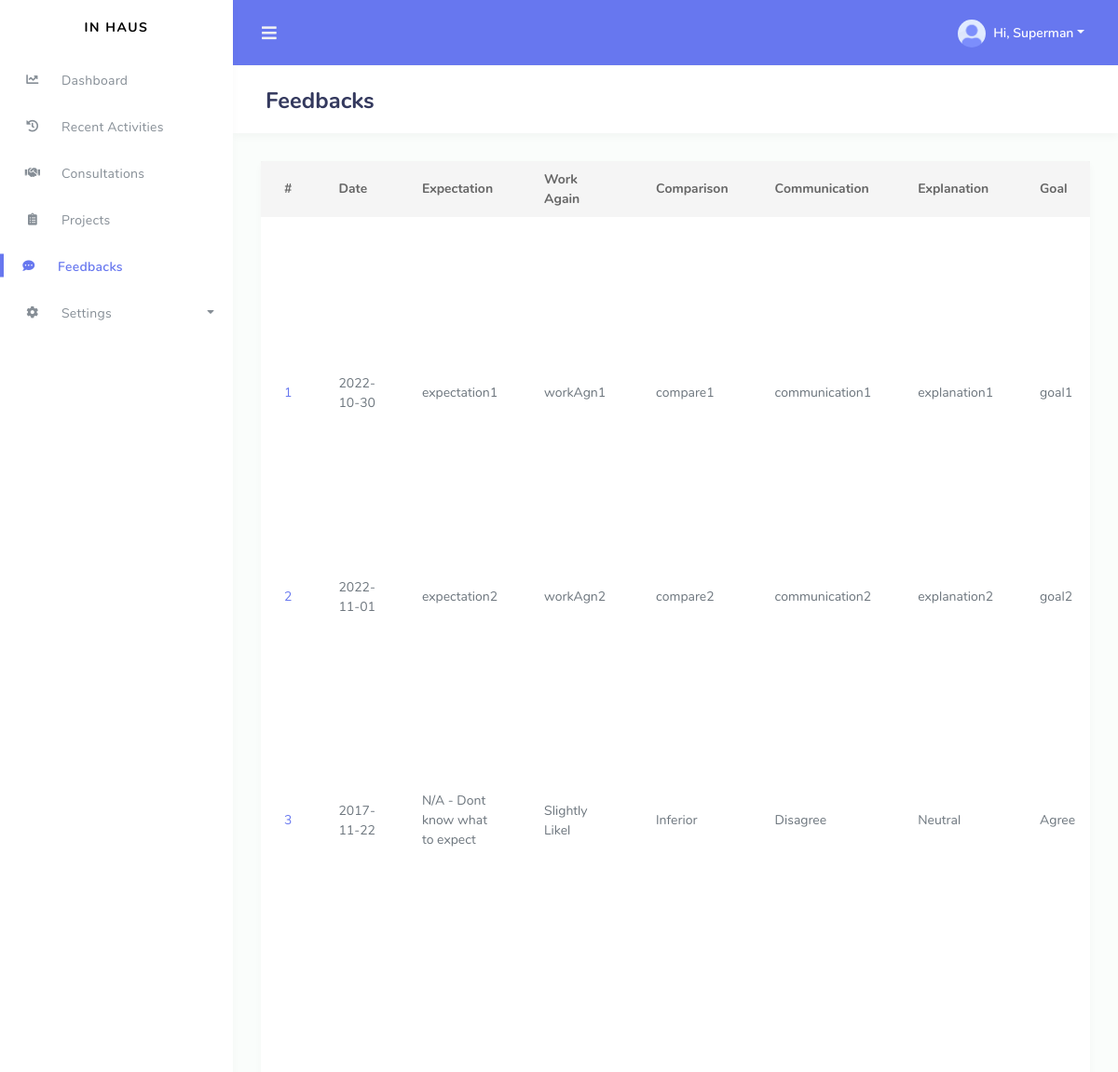
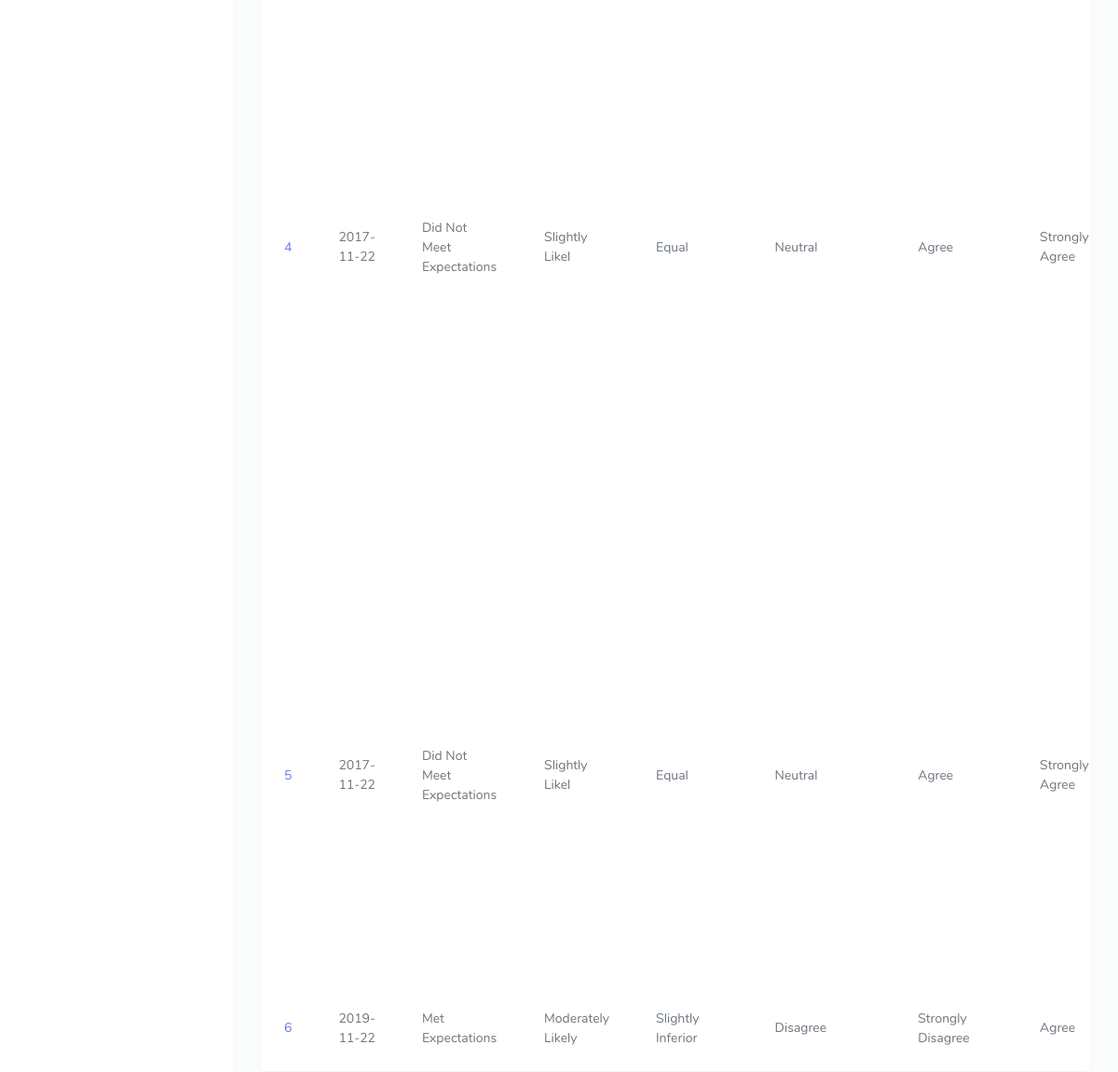
The page /public_html/admin/feedbacks.php (signed in) on the database its author committed (2 pictures, top to bottom).
### tables this page shows
CREATE TABLE `feedback` (
  `feedback_id` int(10) UNSIGNED NOT NULL,
  `feedback_date` date NOT NULL,
  `project_id` int(10) UNSIGNED NOT NULL,
  `cust_id` int(10) UNSIGNED NOT NULL,
  `expectation` text NOT NULL,
  `workAgn` text NOT NULL,
  `compare` text NOT NULL,
  `communication` text NOT NULL,
  `explanation` text NOT NULL,
  `goal` text NOT NULL,
  `comment` text NOT NULL,
  `comment2` text NOT NULL
);

### public_html/admin/feedbacks.php (the view, shortened to what this page needs)
<?php
  $page = "feedbacks";
  $dbc = mysqli_connect('localhost', 'root', '');
	mysqli_select_db($dbc, 'in_haus');
  if ($_SESSION['admin_position'] == "Project Manager") {
    $query = "SELECT f.*, u.name FROM feedback f, user u
              WHERE f.cust_id = u.user_id";
  }
  else {
    $query = "SELECT f.*, u.name FROM feedback f, user u, project p
              WHERE f.cust_id = u.user_id
              AND f.project_id = p.project_id
              AND p.admin_id = " . $_SESSION['admin_id'];
  }
  $feedbacks = mysqli_query($dbc, $query);
?>
<!DOCTYPE html>
<html lang="en">
<head>
  <link rel="stylesheet" href="assets/modules/bootstrap/css/bootstrap.min.css">
  <link rel="stylesheet" href="assets/modules/fontawesome/css/all.min.css">
  <link rel="stylesheet" href="assets/modules/datatables/datatables.min.css">
  <link rel="stylesheet" href="assets/modules/datatables/DataTables-1.10.16/css/dataTables.bootstrap4.min.css">
  <link rel="stylesheet" href="assets/modules/datatables/Select-1.2.4/css/select.bootstrap4.min.css">
  <link rel="stylesheet" href="assets/css/style.css">
  <link rel="stylesheet" href="assets/css/components.css">
</head>
<body>
  <div id="app">
    <div class="main-wrapper main-wrapper-1">
        <div class="navbar-bg"></div>
        <?php include("navbar.php"); ?>
      <div class="main-content">
        <section class="section">
          <div class="section-header">
            <h1>Feedbacks</h1>
          </div>
          <div class="section-body">
            <div class="row">
              <div class="col-12 col-md-12 col-lg-12">
                <div class="card">
                  <div class="card-body p-0">
                    <div class="table-responsive">
                        <table class="table table-hover" id="staffs_table">
                          <thead>
                            <tr>
                                <th>#</th>
                                <th>Date</th>
                                <th>Expectation</th>
                                <th>Work Again</th>
                                <th>Comparison</th>
                                <th>Communication</th>
                                <th>Explanation</th>
                                <th>Goal</th>
                            </tr>
                          </thead>
                          <tbody>
                            <?php while ($feedback = mysqli_fetch_array($feedbacks)): ?>
                            <tr>
                                <td><a href="feedback.php?feedback_id=<?php echo $feedback['feedback_id']; ?>"><?php echo $feedback['feedback_id']; ?></a></td>
                                <td><?php echo $feedback['feedback_date']; ?></td>
                                <td><?php echo $feedback['expectation']; ?></td>
                                <td><?php echo $feedback['workAgn']; ?></td>
                                <td><?php echo $feedback['compare']; ?></td>
                                <td><?php echo $feedback['communication']; ?></td>
                                <td><?php echo $feedback['explanation']; ?></td>
                                <td><?php echo $feedback['goal']; ?></td>
                            </tr>
                            <?php endwhile; ?>
                          </tbody>
                        </table>
                      </div>
                  </div>
                </div>
              </div>
            </div>
          </div>
        </section>
      </div>
    </div>
  </div>
</body>
</html>

### public_html/admin/navbar.php (shortened to what this page needs)
<?php
  if (isset($_SESSION['admin_id'])) {
    $logged_in_admin_name = $_SESSION['admin_name'];
    $logged_in_admin_position = $_SESSION['admin_position'];
  }
  else {
    echo "<script>window.location = 'login.php';</script>";
  }
?>
<nav class="navbar navbar-expand-lg main-navbar">
        <form class="form-inline mr-auto">
          <ul class="navbar-nav mr-3">
            <li><a href="#" data-toggle="sidebar" class="nav-link nav-link-lg"><i class="fas fa-bars"></i></a></li>
          </ul>
        </form>
        <ul class="navbar-nav navbar-right">
          <li class="dropdown"><a href="#" data-toggle="dropdown" class="nav-link dropdown-toggle nav-link-lg nav-link-user">
            <img alt="image" src="assets/img/avatar/avatar-1.png" class="rounded-circle mr-1">
            <div class="d-sm-none d-lg-inline-block">Hi, <?php echo $logged_in_admin_name; ?></div></a>
          </li>
        </ul>
      </nav>
      <div class="main-sidebar sidebar-style-2">
        <aside id="sidebar-wrapper">
          <div class="sidebar-brand">
            <a href="dashboard.php">In Haus</a>
          </div>
          <ul class="sidebar-menu">
            <li class="<?php if ($page == "dashboard") echo "active"; ?>"><a class="nav-link" href="dashboard.php"><i class="fas fa-chart-line"></i> <span>Dashboard</span></a></li>
            <?php if ($logged_in_admin_position == "Project Manager"): ?>
            <li class="<?php if ($page == "recent_activities") echo "active"; ?>"><a class="nav-link" href="recent_activities.php"><i class="fas fa-history"></i> <span>Recent Activities</span></a></li>
            <?php endif; ?>
            <li class="<?php if ($page == "consultations") echo "active"; ?>"><a class="nav-link" href="consultations.php"><i class="fas fa-handshake"></i> <span>Consultations</span></a></li>
            <li class="<?php if ($page == "projects") echo "active"; ?>"><a class="nav-link" href="projects.php"><i class="fas fa-clipboard-list"></i> <span>Projects</span></a></li>
            <li class="<?php if ($page == "feedbacks") echo "active"; ?>"><a class="nav-link" href="feedbacks.php"><i class="fas fa-comment-dots"></i> <span>Feedbacks</span></a></li>
            <li class="<?php if ($page == "general_settings" || $page == "portfolios" || $page == "staffs") echo "active"; ?>">
              <a href="#" class="nav-link has-dropdown"><i class="fas fa-cog"></i><span>Settings</span></a>
            </li>
          </ul>
        </aside>
      </div>

### rows shown on the page
feedback: feedback_id "1", feedback_date "2022-10-30", expectation "expectation1", workAgn "workAgn1", compare "compare1", communication "communication1", explanation "explanation1", goal "goal1"
feedback: feedback_id "2", feedback_date "2022-11-01", expectation "expectation2", workAgn "workAgn2", compare "compare2", communication "communication2", explanation "explanation2", goal "goal2"
feedback: feedback_id "3", feedback_date "2017-11-22", expectation "N/A - Dont know what to expect", workAgn "Slightly Likel", compare "Inferior", communication "Disagree", explanation "Neutral", goal "Agree"
feedback: feedback_id "4", feedback_date "2017-11-22", expectation "Did Not Meet Expectations", workAgn "Slightly Likel", compare "Equal", communication "Neutral", explanation "Agree", goal "Strongly Agree"
feedback: feedback_id "5", feedback_date "2017-11-22", expectation "Did Not Meet Expectations", workAgn "Slightly Likel", compare "Equal", communication "Neutral", explanation "Agree", goal "Strongly Agree"
feedback: feedback_id "6", feedback_date "2019-11-22", expectation "Met Expectations", workAgn "Moderately Likely", compare "Slightly Inferior", communication "Disagree", explanation "Strongly Disagree", goal "Agree"

### other values the page prints
$logged_in_admin_name "Superman"
